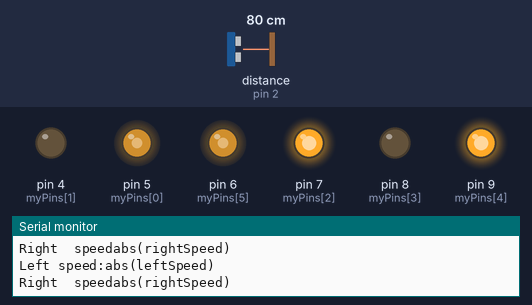
Bench run of a sketch on a simulated Arduino Uno, built with avr-gcc and run on an emulated ATmega328P. On the bench: output pins drawn as LEDs (lit = HIGH), the last lines printed to the serial monitor. The test bench sets the inputs (shaded band); at power-on: distance to the obstacle (sensor on pin 2) 80 cm. The echo pulse lasts 58.3 µs per cm; pins used as bus, display or sensor lines are not drawn.

Above: at 1.2 s.
1.3 s: distance to the obstacle (sensor on pin 2) set to 57 cm
4.3 s: distance to the obstacle (sensor on pin 2) set to 46 cm
At 5.2 s:
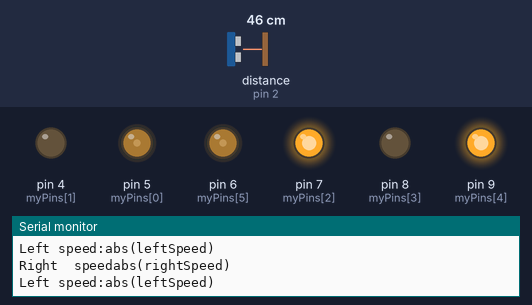
5.8 s: distance to the obstacle (sensor on pin 2) set to 23 cm
8.8 s: distance to the obstacle (sensor on pin 2) set to 18 cm
At 9.6 s:
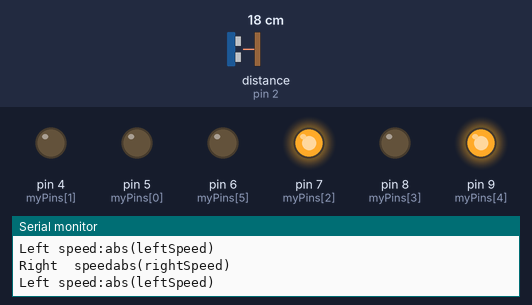
10.3 s: distance to the obstacle (sensor on pin 2) set to 35 cm
At 11.1 s:
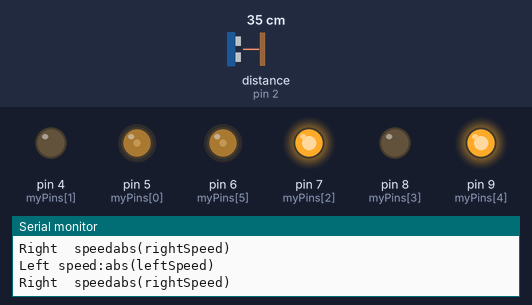
13.3 s: distance to the obstacle (sensor on pin 2) set to 2 cm
At 13.9 s:
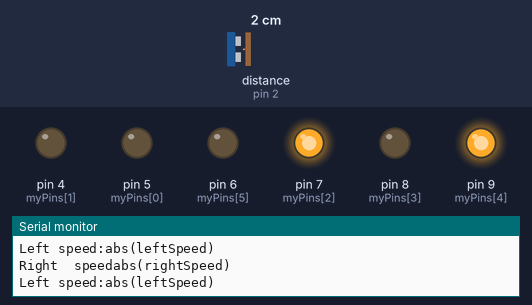
Timing chart, 0 to 16.3 s (numbered marks = the images above; inputs shaded):
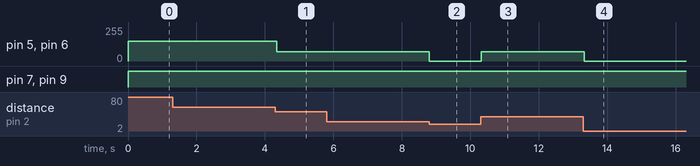

The sketch:

FORWARD_COLLISION_CONTROL_AND_ADAPTIVE_CRUISE_CONTROL.ino
```cpp
/***************************************************************************/
//TEAMJ TERM PROJECT : AUTONOMOUS CAR WITH ADAPTIVE CRUISE CONTROL
//AND AUTOMATIC SPEED REDUCTION
//FEATURE: FORWARD COLLISION CONTROL AND ADAPTIVE CRUISE CONTROL
//WITH ULTRASONIC SENSOR

/***************************************************************************/
////////////////////////////////////////////////////////
// ENA IN1 IN2 IN3 IN4 ENB
int myPins[6] = {5, 4, 7, 8, 9, 6};
float deadZone = 0.15;
//int baseSpeed = 130;
const int trigPin = 1;  // ultrasonic sensor trigger pin
const int echoPin = 2; // ultrasonic sensor echo pin
////////////////////////////////////////////////////////
////////////////////////////////////////////////////////
//variable declarations
const int buffersize = 10;
int buffer[buffersize] ;
int index;
long duration;
int distance;
////////////////////////////////////////////////////////
////////////////////////////////////////////////////////
//function declarations
int average();
int ultrasonic_sensor_Read();
void moveRobot(int leftSpeed, int rightSpeed);
////////////////////////////////////////////////////////
//set up -  configuration
void setup() {
  // configure pin direction
  pinMode(trigPin, OUTPUT); // Sets the trigPin as an Output
  pinMode(echoPin, INPUT); // Sets the echoPin as an Input
 //motor pins as output
  for (int i = 0; i < 6; i++) {
    pinMode(myPins[i], OUTPUT);
  }
  Serial.begin(9600);        // set baudrate as 9600

}
////////////////////////////////////////////////////////
////////////////////////////////////////////////////////
void loop() {

  //local variables
  int sensordistance;
  sensordistance = ultrasonic_sensor_Read();
  // Forward collision control
  if((sensordistance <= 50) && (sensordistance >= 20))
  {
    moveRobot(70,70);
  }
  else if(sensordistance <=20)   // adaptive cruise control
  {
    moveRobot(0,0);
  }
  else
  {
     moveRobot(150,150);

  }

}
////////////////////////////////////////////////////////
////////////////////////////////////////////////////////
//sensor read function - ultrasonic sensor
int ultrasonic_sensor_Read()
{

  //ultrasonic sensor code
  // Clears the trigPin
  digitalWrite(trigPin, LOW);
  delayMicroseconds(2);
  // Sets the trigPin on HIGH state for 10 micro seconds
  digitalWrite(trigPin, HIGH);
  delayMicroseconds(10);
  digitalWrite(trigPin, LOW);
  // Reads the echoPin, returns the sound wave travel time in microseconds
  duration = pulseIn(echoPin, HIGH);
  // Calculating the distance
  distance = duration * 0.034 / 2;  //distance =  speed of sound * time/2 |(
                                    //speed of sound =  340 m/s =.034cm/microsecond)


  return distance;
}
////////////////////////////////////////////////////////
////////////////////////////////////////////////////////
//sensor reading averaging function
int average()
{
   long sum = 0;
   int i;
   int avg;

   for(i=0;i<buffersize;i++)
   {
	 sum += buffer[i]  ;
   }

   avg = (sum/buffersize);

   return avg;
}
////////////////////////////////////////////////////////
////////////////////////////////////////////////////////
//Motor function
void moveRobot(int leftSpeed, int rightSpeed)
{
  //Move left cond1
  if (leftSpeed >= 0) {
    digitalWrite(myPins[1], 0);
    digitalWrite(myPins[2], 1);
  }
  else {
    digitalWrite(myPins[1], 1);
    digitalWrite(myPins[2], 0);
  //Move right cond1

  }

  if (rightSpeed >= 0) {
    digitalWrite(myPins[3], 0);
    digitalWrite(myPins[4], 1);
    //Move right cond2

  }
  else {
    digitalWrite(myPins[3], 1);
    digitalWrite(myPins[4], 0);
   //Move left cond1

  }

  analogWrite(myPins[0], abs(leftSpeed));
  analogWrite(myPins[5], abs(rightSpeed));
  Serial.print("\nLeft speed:");
  Serial.println("abs(leftSpeed)");
   Serial.print("\nRight  speed");
  Serial.println("abs(rightSpeed)");

}
////////////////////////////////////////////////////////
```

Measured:
- the behaviour switches between 52 and 51 cm on distance to the obstacle (sensor on pin 2) (found by bisection; images 0 and 1)
- the behaviour switches between 21 and 20 cm on distance to the obstacle (sensor on pin 2) (found by bisection; images 1 and 2)
- after the input at 4.3 s, pin 5 (myPins[0]), pin 6 (myPins[5]): 150/255 → 70/255 at once
- after the input at 8.8 s, pin 5 (myPins[0]), pin 6 (myPins[5]): 70/255 → 0/255 at once
- after the input at 10.3 s, pin 5 (myPins[0]), pin 6 (myPins[5]): 0/255 → 70/255 at once
- after the input at 13.3 s, pin 5 (myPins[0]), pin 6 (myPins[5]): 70/255 → 0/255 at once
